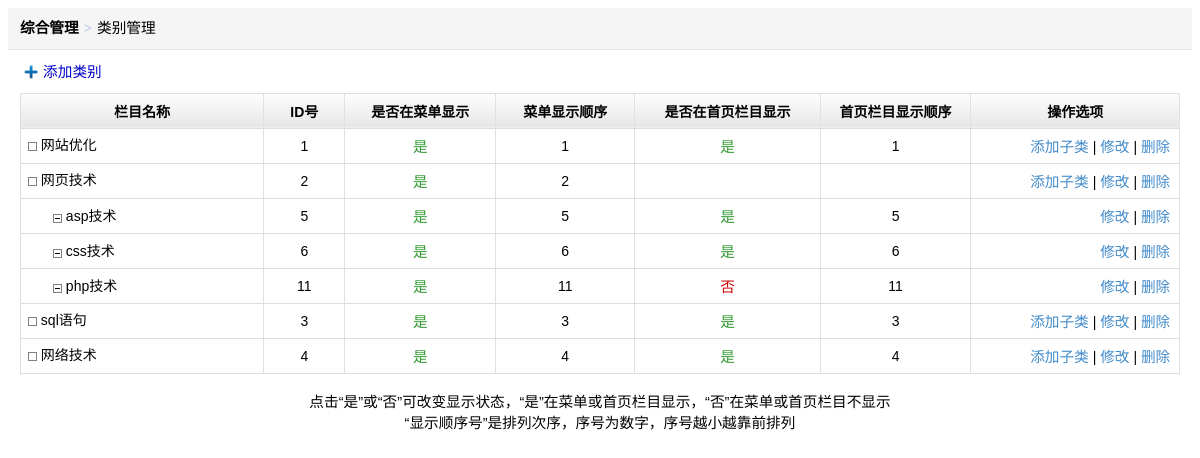
The app's page /admin/ClassManage.php (signed in) with its own data.
### tables this page shows
CREATE TABLE IF NOT EXISTS `class` (
  `classid` int(11) NOT NULL AUTO_INCREMENT,
  `parentid` int(11) NOT NULL,
  `classname` varchar(50) DEFAULT NULL,
  `menuis` tinyint(1) DEFAULT '1',
  `menuxh` int(11) NOT NULL DEFAULT '0',
  `lmis` tinyint(1) DEFAULT '1',
  `lmxh` int(11) DEFAULT '0',
  PRIMARY KEY (`classid`),
  KEY `BigClassID` (`classid`),
  KEY `showid` (`menuis`)
);

### include/db.php (called while the page is built, shortened)
<?php
    class DBPDO {
        public $dsn;
        public $dbuser;
        public $dbpwd;
        public $dbh;
        function __construct() {
            $this->dsn = 'mysql:host='.DB_HOST.';dbname='.DB_NAME;
            $this->dbuser = DB_USER;
            $this->dbpwd = DB_PWD;
            $this->dbh->query("SET NAMES 'UTF8'");
            $this->dbh->query("SET TIME_ZONE = '+8:00'");
        }
        public function connect() {
            try {
                $this->dbh = new PDO($this->dsn, $this->dbuser, $this->dbpwd);
            }
            catch(PDOException $e) {
                exit('Á¬½ÓÊ§°Ü:'.$e->getMessage());
            }
        }
		public function select($sql, $parameters = array(), $option = PDO::FETCH_ASSOC)
	   {
		$stmt = $this->dbh->prepare($sql);
		$stmt->execute($parameters);
		$row = $stmt->fetchAll($option);
		return $row;
	   }
        public function __destruct() {
            $this->dbh = null;
        }
    }
function issc($classid)
      {
	$sql="select * from class where parentid = :classid";
	$mypdo1 = new DBPDO;
	$rs1 = $mypdo1->select($sql,array(':classid' => $classid));
	if(count($rs1)==0){
  		return 0;}
  	else
 		 {
  		return 1;}
}
?>

### admin/ClassManage.php (the view, shortened to what this page needs)
<?php
 include_once "../include/db.php";
?>
<html>
<head>
<LINK href="admin_Css.css" type=text/css rel=stylesheet>
</head>
<body>
<div class="crumb-wrap">
<div class="crumb-list">综合管理<span class="crumb-step">&gt;</span><span class="crumb-name">类别管理</span></div>
</div>
<div align="center">
 <div style=" text-align:left; margin-top:10px; margin-left:15px;font-size:14px;"  >   <a href="ClassAdd.php" ><img src="images/add.jpg" width="16" height="16" style="padding-bottom:3px;"><font color: color="#0000CC">  添加类别 </font></a></div>
      <table class="table-list" width="98%">
        <tr>
          <th width="21%" ><div align="center">栏目名称</div></th>
          <th width="7%" ><div align="center">ID号</div></th>
          <th width="13%">是否在菜单显示</th>
          <th width="12%">菜单显示顺序</th>
          <th width="16%">是否在首页栏目显示</th>
          <th width="13%">首页栏目显示顺序</th>
          <th width="18%"><div align="center">操作选项</div></th>
        </tr>
		<?php
		$sql="select * from class where parentid =0 order by classid ";
$mypdo = new DBPDO;
$bigrs = $mypdo->select($sql);
for ($i=0; $i<count($bigrs); $i++){
	$issub=issc($bigrs[$i]['classid']);
?>
        <tr>
          <td > <img src="images/class_big.gif" alt="大类图标" width="15" height="15" style="padding-bottom:6px;"><?php echo $bigrs[$i]['classname']; ?></td>
          <td ><div align="center"><?php   echo $bigrs[$i]['classid']; ?></div></td>
          <td ><div align="center">
            <?php
			if ($bigrs[$i]['menuis']==1) {
				echo "<a href='classshow.php?lb=m&sh=0&id=".$bigrs[$i]['classid']."'><font color='#339933'>是</font></a>";}
            else {
            	echo "<a href='classshow.php?lb=m&sh=1&id=".$bigrs[$i]['classid']."'><font color='#CC0000'>否</font></a>";
            	}
			?>
          </div></td>
          <td ><div align="center">
            <?php echo $bigrs[$i]['menuxh'];?>
          </div></td>
          <td ><div align="center">
            <?php
			if ($issub==0){
			if ($bigrs[$i]['lmis']==1) {
				echo "<a href='classshow.php?lb=l&sh=0&id=".$bigrs[$i]['classid']."'><font color='#339933'>是</font></a>";}
            else {
            	echo "<a href='classshow.php?lb=l&sh=1&id=".$bigrs[$i]['classid']."'><font color='#CC0000'>否</font></a>";
            	}
			}
			?>
          </div></td>
          <td ><div align="center">
		  <?php
  if ($issub==0)
  {
   echo $bigrs[$i]['lmxh'];
  }
?></div></td>
          <td ><div align="right"><span class="STYLE1"><a class="1" href="ClassAddSub.php?parentid=<?php   echo $bigrs[$i]['classid']; ?>">添加子类</a></span> | <a href="ClassModify.php?classid=<?php echo $bigrs[$i]['classid']; ?>">修改</a> | <a href="ClassDel.php?classid=<?php   echo $bigrs[$i]['classid']; ?>"onClick="return ConfirmDelClass();">删除</a>&nbsp;</div></td>
        </tr>
		<?php
      $sql2="select * from class where parentid=".$bigrs[$i]['classid'];
			$mypdo_s = new DBPDO; ;
			$smallrs = $mypdo_s->select($sql2);
   		 for ($j=0; $j<count($smallrs); $j=$j+1){
?>
        <tr>
          <td style="padding-left:30px;"><img src="images/class_small.gif" alt="小类图标" width="15" height="15" style="padding-bottom:2px;"><?php       echo $smallrs[$j]['classname']; ?></td>
          <td ><div align="center"><?php       echo $smallrs[$j]['classid']; ?></div></td>
          <td ><div align="center">
            <?php
			if ($smallrs[$j]['menuis']==1) {
				echo "<a href='classshow.php?lb=m&sh=0&id=".$smallrs[$j]['classid']."'><font color='#339933'>是</font></a>";}
            else {
            	echo "<a href='classshow.php?lb=m&sh=1&id=".$smallrs[$j]['classid']."'><font color='#CC0000'>否</font></a>";
            	}
			?>
          </div></td>
          <td ><div align="center">
            <?php       echo $smallrs[$j]['menuxh']; ?>
          </div></td>
          <td ><div align="center">
           <?php
			if ($smallrs[$j]['lmis']==1) {
				echo "<a href='classshow.php?lb=l&sh=0&id=".$smallrs[$j]['classid']."'><font color='#339933'>是</font></a>";}
            else {
            	echo "<a href='classshow.php?lb=l&sh=1&id=".$smallrs[$j]['classid']."'><font color='#CC0000'>否</font></a>";
            	}
			?>
          </div>
          </td>
          <td ><div align="center">
           <?php       echo $smallrs[$j]['lmxh']; ?>
</div></td>
          <td ><div align="right"> <a href="ClassModify.php?classid=<?php  echo $smallrs[$j]['classid']; ?>">修改</a> | <a href="ClassDel.php?classid=<?php       echo $smallrs[$j]['classid']; ?>"onClick="return ConfirmDelSub();">删除</a>&nbsp;</div></td>
        </tr>
		<?php
    }
  }
?>
      </table>
	  <table class="list1"  width="98%" border="0" cellspacing="1" cellpadding="0">
        <tr>
          <td><div align="center"><br>
            点击“是”或“否”可改变显示状态，“是”在菜单或首页栏目显示，“否”在菜单或首页栏目不显示<br>
      “显示顺序号”是排列次序，序号为数字，序号越小越靠前排列
          </div></td>
        </tr>
      </table>
</div>
</body>
</html>

### admin/admin_Css.css (style rules this page uses)
BODY,TD,TH,A,INPUT,TEXTAREA,SELECT { FONT-SIZE:11pt; FONT-FAMILY: 微软雅黑,Verdana,Arial,Helvetica,sans-serif; }
img { border:0 none;vertical-align:middle }
table { border-collapse:collapse;border-spacing:0 }
a { color:#428bca;text-decoration:none;outline:0 }
.table-list { margin-top:10px;border-collapse:collapse;border: 1px solid #ddd; }
.table-list th,.table-list td { padding:5px;border-bottom: 1px solid #ddd;border-right: 1px solid #e1e1e1; }
.table-list th { COLOR: #000; HEIGHT: 35px; background: url("images/tab-thbg.png") #f9f9f9 0 bottom repeat-x;font-size: 14px;ONT-FAMILY: 微软雅黑 }
.table-list td { PADDING-LEFT: 5px; HEIGHT: 35px; BACKGROUND-COLOR: #FFF;font-size: 14px;ONT-FAMILY: 微软雅黑 }
.crumb-wrap { height: 41px;line-height: 40px;border-bottom: 1px solid #e5e5e5;background: #f5f5f5; }
.crumb-list { padding-left: 12px; font-weight:bold; }
.crumb-step { margin: 0 5px;color: #b2c2e0;font-family: serif; }
.crumb-name { font-weight:normal }

### records on screen
class: classname "网站优化", classid "1", menuxh "1", lmxh "1"
class: classname "网页技术", classid "2", menuxh "2"
class: classname "asp技术", classid "5", menuxh "5", lmxh "5"
class: classname "css技术", classid "6", menuxh "6", lmxh "6"
class: classname "php技术", classid "11", menuxh "11", lmxh "11"
class: classname "sql语句", classid "3", menuxh "3", lmxh "3"
class: classname "网络技术", classid "4", menuxh "4", lmxh "4"
